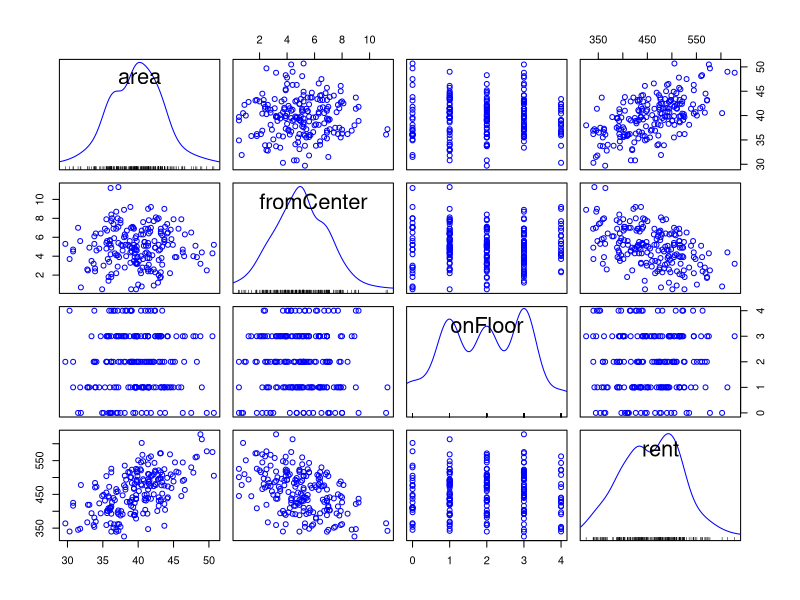
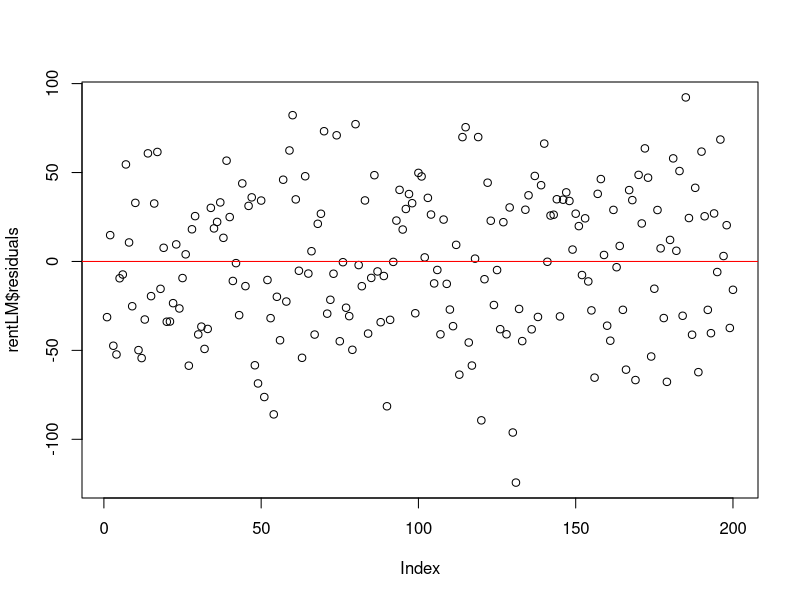
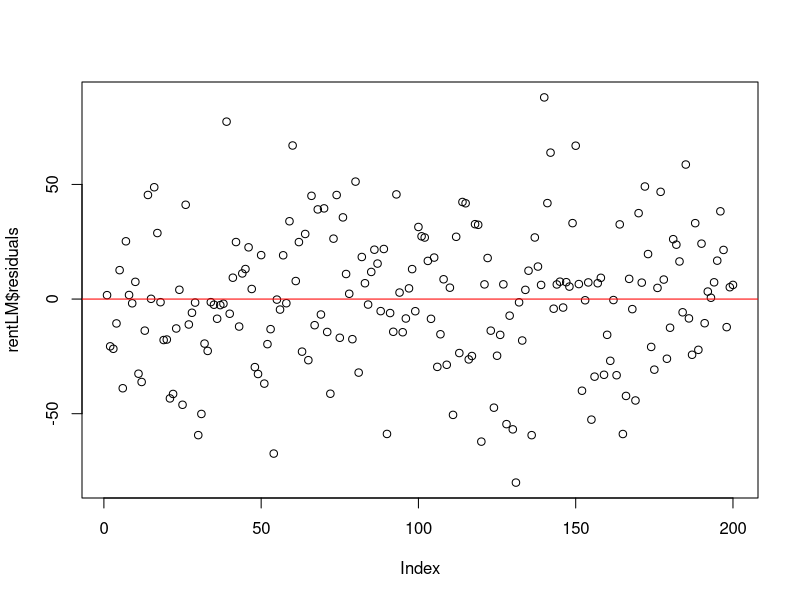

Source code (R) for these figures, in order:
#============================================================================#

# Linear Regression (1) #
# DATA SET: Rent #
# 
# by Chan Le

# In this script:

### Assumption check
### Simple linear regression with continuous explanatory variables
### Linear regression with nominal variables
### Checking model residual
### Dealing with categorical variables

#============================================================================#
# #### 1. Load data & Descriptive exploration ####
#============================================================================#

library(tidyverse)
library(car)

rentSimple <- read.csv2("data/rentSimple.csv")

summary(rentSimple)

# Explanatory variables:
    # area: Area of the apartment (in m2)
    # fromCenter: distance from city center (in km)
    # onFloor: floor number (0 to 4)

# Explained variable:
    # rent: Aparment rent (in $)

#============================================================================#
# #### 2. Assumptions of linear regression ####
#============================================================================#

# Assumption 1: Independence of observations

# Assumption 2: Linear relationship

# Assumption 3: Normality

# Assumption 4: Homoscedasticity

# One way of checking these assumptions is by visual inspection. The funtion
# scatterplotMatrix() from the package car does this for us by plotting histograms
# of all variables and the pairwise scatterplots.

#install.packages("car")
car::scatterplotMatrix(rentSimple, regLine = F, smooth = F)

# Looking into the plot, the response variable rent looks more or less normally
# distributed (assumption 3). The scatterplot of rent with area and fromCenter
# suggest a linear relationship between the variables (assumption 2). No correlation
# can be hinted from the scatterplot between area and fromCenter, suggesting
# independence (assumption 1). Assumption 4 is checked after the model is created.

#============================================================================#
# #### 2. Simple linear regression model ####
#============================================================================#

rentLM <- lm(rent ~ area + fromCenter + onFloor, data = rentSimple)

#============================================================================#
# #### 3. Check model results & residuals ####
#============================================================================#

summary(rentLM)

# This model explains 45.46% the variance in the data (adjusted R2). 
# Two variable area and fromCenter are significant, with p-value < 0.05.
# A squared meter bigger in area pushes the rent up $7.3 on average. 
# Per one km further an apartment is from the city center, the rent goes down 
# approximately $13.2.

# Next, we plot a scatterplot of the residual (X-axis: index of 200 observation,
# Y-axis: residual = predicted value - actual value). We also plot a red line
# showing the mean of all residual.

plot(rentLM$residuals)
abline(h = mean(rentLM$residuals), col = "red")

# In this case, the residual revolves around mean 0, which is a good sign (the
# red line is horizontal at 0). Any other patterns may indicate a problem with 
# some aspect of the linear model.

#============================================================================#
# #### 4. Dealing with categorical variables ####
#============================================================================#

# In this part we use the full rent data. Load data:

{
rentFull <- read.csv2("data/rentFull.csv")
rentFull$petsAllowed <- factor(rentFull$petsAllowed)
rentFull$flooringType <- factor(rentFull$flooringType)
}

summary(rentFull)
head(rentFull, 10)

# Looking at the data, we see two new categorial variables:
    # petsAllowed: whether or not house pets are allowed in the apartment.
    # flooringTypes: different options for flooring (vinyl, tiles, carpet, 
    # hardwood)

# In order to put these information into the linear model, a pre-processing step
# is required. It is called one-hot-encoding, or dummification. We do this in R
# using the package fastDummies.

#install.packages("fastDummies")
library(fastDummies)

rentFull <- dummy_columns(rentFull, 
                          select_columns = c("petsAllowed", "flooringType"),
                          remove_selected_columns = T,
                          remove_most_frequent_dummy = T)

# Here, we want to select 2 columns petsAllowed and flooringType to dummify. We
# choose to drop these selected columns in the result data frame. We also want to
# remove one category in each variable (in this case we remove the most frequent
# category, but you can remove any of them, it doesn't change the result). This
# is to prevent perfect multicollinearity,

# Checking the data again.

head(rentFull, 10)

# Fitting the linear model. If you wish to take all variables in the data as 
# explanatory variable, you can put a dot (.) to represent that instead of listing
# all variables out.

rentLM <- lm(rent ~ ., data = rentFull)

# Can you explain the result?

summary(rentLM)

# And the residuals?

plot(rentLM$residuals)
abline(h = mean(rentLM$residuals), col = "red")
